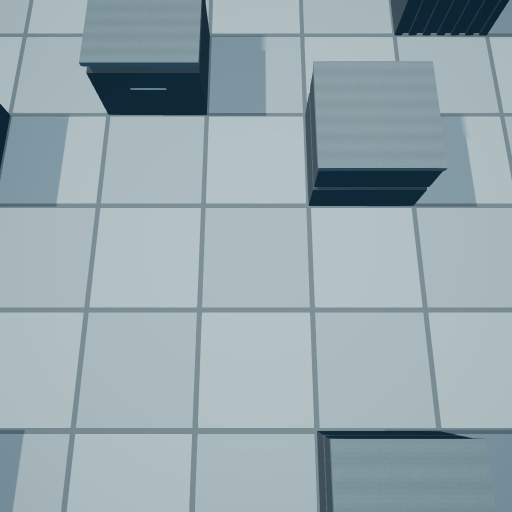
#> input picture Captures/AbilityJuice/shots/r3/impactcore/f0001.jpg, 1024 x 1024 px, given in place of f0000.jpg, which was not available (shown at 1/2 size); the run also reads 1 picture not shown here
$ python _r2_core_extent.py
#> lines starting #> are read from the running program, lines starting #| are printed output that depends on the picture; pictures that were not available may be replaced by others from this repository, and a replacement may not be noted
"""Where does the blue actually end? Corners, far field, and connected components."""

import os

import numpy as np
from PIL import Image
from scipy import ndimage

RAW = "Captures/AbilityJuice/shots/r2/impactcore"
PPC = 217.7


def lum(a):
    return 0.2126 * a[..., 0] + 0.7152 * a[..., 1] + 0.0722 * a[..., 2]
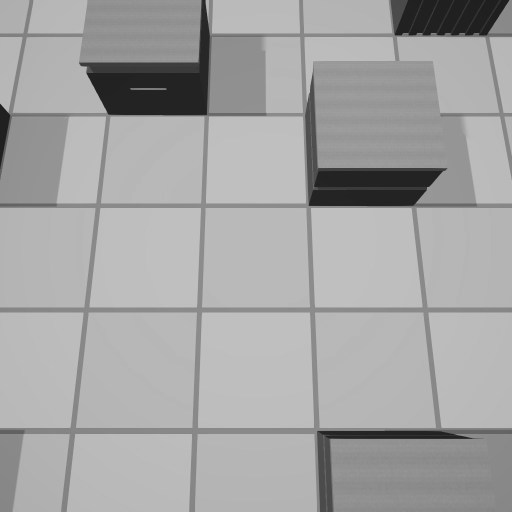
#> returned value: shape (1024, 1024) float32 (shown at 1/2 size); min 23.33, max 198, mean 164.8


def load(i):
    return np.asarray(Image.open(os.path.join(RAW, f"f{i:04d}.jpg")).convert("RGB")).astype(np.float32)


def sat(a):
    mx, mn = a.max(axis=-1), a.min(axis=-1)
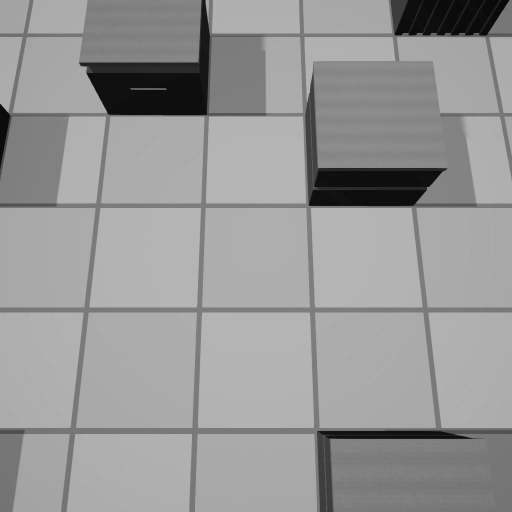
#> mn: shape (1024, 1024) float32 (shown at 1/2 size); min 2, max 184, mean 151.2
    return np.where(mx > 0, (mx - mn) / np.maximum(mx, 1e-6), 0.0)
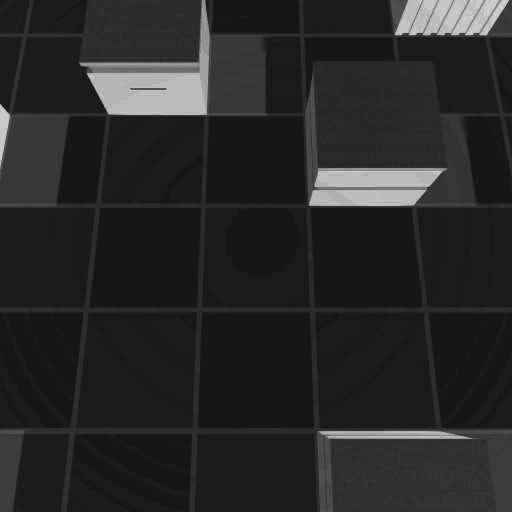
#> returned value: shape (1024, 1024) float32 (shown at 1/2 size); min 0.0576, max 0.953, mean 0.157


clean = load(0)
cl = lum(clean)

patches = {
    "top-left corner   ": (np.s_[0:80], np.s_[0:80]),
    "top-right corner  ": (np.s_[0:80], np.s_[944:1024]),
    "bottom-left corner": (np.s_[944:1024], np.s_[0:80]),
    "bottom-right      ": (np.s_[944:1024], np.s_[944:1024]),
    "mid-left edge     ": (np.s_[472:552], np.s_[0:80]),
    "mid-right edge    ": (np.s_[472:552], np.s_[944:1024]),
    "crate top-left    ": (np.s_[30:80], np.s_[110:200]),
}

for idx in (12, 13, 14):
    a = load(idx)
    L = lum(a)
    S = sat(a)
    print(f"\n=== f{idx:04d} far field (clean -> frame) ===")
    for name, (sy, sx) in patches.items():
        c = cl[sy, sx].mean()
        v = L[sy, sx].mean()
        print(f"  {name}  lum {c:6.1f} -> {v:6.1f}  ({v-c:+6.1f})   sat {sat(clean)[sy,sx].mean():.3f} -> {S[sy,sx].mean():.3f}")
#> this loop made 7 passes
#> (c, v) on passes 1 to 7: (168.7, 168.7), (79.07, 79.07), (160.4, 160.4), (137.5, 137.5), (180.5, 180.5), (180.6, 180.6), (165.3, 165.3)
#|   top-left corner     lum  168.7 ->  168.7  (  +0.0)   sat 0.124 -> 0.124
#|   top-right corner    lum   79.1 ->   79.1  (  +0.0)   sat 0.511 -> 0.511
#|   bottom-left corner  lum  160.4 ->  160.4  (  +0.0)   sat 0.158 -> 0.158
#|   bottom-right        lum  137.5 ->  137.5  (  +0.0)   sat 0.216 -> 0.216
#|   mid-left edge       lum  180.5 ->  180.5  (  +0.0)   sat 0.106 -> 0.106
#|   mid-right edge      lum  180.6 ->  180.6  (  +0.0)   sat 0.106 -> 0.106
#|   crate top-left      lum  165.3 ->  165.3  (  +0.0)   sat 0.137 -> 0.137

    # full radial sweep to frame edge along +x from centre
    row = 493
    print("  radial sweep along y=493 (cells from centre -> lum, sat, RGB):")
    for dx in range(0, 512, 48):
        x = 512 + dx
        if x >= 1024:
            break
        px = a[row, x]
        print(f"    {dx/PPC:4.2f}c  lum {L[row,x]:6.1f} (clean {cl[row,x]:6.1f})  sat {S[row,x]:.3f}  "
              f"rgb {px[0]:3.0f},{px[1]:3.0f},{px[2]:3.0f}")
#> this loop made 11 passes
#> px on passes 1 to 11: [174, 188, 191], [174, 188, 191], [173, 188, 193], [180, 194, 197], [180, 194, 197], [179, 193, 196], [179, 193, 196], [171, 186, 191], [170, 185, 190], [169, 184, 189], [168, 183, 188]
#|     0.00c  lum  185.2 (clean  185.2)  sat 0.089  rgb 174,188,191
#|     0.22c  lum  185.2 (clean  185.2)  sat 0.089  rgb 174,188,191
#|     0.44c  lum  185.2 (clean  185.2)  sat 0.104  rgb 173,188,193
#|     0.66c  lum  191.2 (clean  191.2)  sat 0.086  rgb 180,194,197
#|     0.88c  lum  191.2 (clean  191.2)  sat 0.086  rgb 180,194,197
#|     1.10c  lum  190.2 (clean  190.2)  sat 0.087  rgb 179,193,196
#|     1.32c  lum  190.2 (clean  190.2)  sat 0.087  rgb 179,193,196
#|     1.54c  lum  183.2 (clean  183.2)  sat 0.105  rgb 171,186,191
#> (further printed lines are left out)
#> (the run stopped early here; a loop or call above may not have finished)
